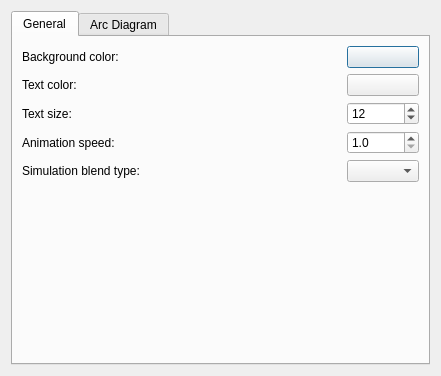
<?xml version="1.0" encoding="UTF-8"?>
<ui version="4.0">
 <class>SettingsDialog</class>
 <widget class="QDialog" name="SettingsDialog">
  <property name="geometry">
   <rect>
    <x>0</x>
    <y>0</y>
    <width>441</width>
    <height>376</height>
   </rect>
  </property>
  <property name="windowTitle">
   <string>Dialog</string>
  </property>
  <layout class="QHBoxLayout" name="horizontalLayout">
   <item>
    <widget class="QTabWidget" name="tabWidget">
     <property name="currentIndex">
      <number>0</number>
     </property>
     <widget class="QWidget" name="tab">
      <attribute name="title">
       <string>General</string>
      </attribute>
      <layout class="QHBoxLayout" name="horizontalLayout_2">
       <item>
        <layout class="QGridLayout" name="gridLayout">
         <item row="0" column="0">
          <widget class="QLabel" name="label">
           <property name="text">
            <string>Background color:</string>
           </property>
           <property name="buddy">
            <cstring>backgroundColor</cstring>
           </property>
          </widget>
         </item>
         <item row="0" column="1">
          <spacer name="horizontalSpacer">
           <property name="orientation">
            <enum>Qt::Horizontal</enum>
           </property>
           <property name="sizeHint" stdset="0">
            <size>
             <width>40</width>
             <height>20</height>
            </size>
           </property>
          </spacer>
         </item>
         <item row="0" column="2">
          <widget class="QPushButton" name="backgroundColor">
           <property name="text">
            <string/>
           </property>
          </widget>
         </item>
         <item row="1" column="0">
          <widget class="QLabel" name="label_2">
           <property name="text">
            <string>Text color:</string>
           </property>
           <property name="buddy">
            <cstring>textColor</cstring>
           </property>
          </widget>
         </item>
         <item row="1" column="1">
          <spacer name="horizontalSpacer_2">
           <property name="orientation">
            <enum>Qt::Horizontal</enum>
           </property>
           <property name="sizeHint" stdset="0">
            <size>
             <width>40</width>
             <height>20</height>
            </size>
           </property>
          </spacer>
         </item>
         <item row="1" column="2">
          <widget class="QPushButton" name="textColor">
           <property name="text">
            <string/>
           </property>
          </widget>
         </item>
         <item row="2" column="0">
          <widget class="QLabel" name="label_3">
           <property name="text">
            <string>Text size:</string>
           </property>
           <property name="buddy">
            <cstring>textSize</cstring>
           </property>
          </widget>
         </item>
         <item row="2" column="1">
          <spacer name="horizontalSpacer_3">
           <property name="orientation">
            <enum>Qt::Horizontal</enum>
           </property>
           <property name="sizeHint" stdset="0">
            <size>
             <width>40</width>
             <height>20</height>
            </size>
           </property>
          </spacer>
         </item>
         <item row="2" column="2">
          <widget class="QSpinBox" name="textSize">
           <property name="minimum">
            <number>4</number>
           </property>
           <property name="maximum">
            <number>32</number>
           </property>
           <property name="value">
            <number>12</number>
           </property>
          </widget>
         </item>
         <item row="3" column="0">
          <widget class="QLabel" name="label_4">
           <property name="text">
            <string>Animation speed:</string>
           </property>
           <property name="buddy">
            <cstring>animationSpeed</cstring>
           </property>
          </widget>
         </item>
         <item row="3" column="1">
          <spacer name="horizontalSpacer_4">
           <property name="orientation">
            <enum>Qt::Horizontal</enum>
           </property>
           <property name="sizeHint" stdset="0">
            <size>
             <width>40</width>
             <height>20</height>
            </size>
           </property>
          </spacer>
         </item>
         <item row="3" column="2">
          <widget class="QDoubleSpinBox" name="animationSpeed">
           <property name="decimals">
            <number>1</number>
           </property>
           <property name="minimum">
            <double>1.000000000000000</double>
           </property>
           <property name="maximum">
            <double>40.000000000000000</double>
           </property>
           <property name="singleStep">
            <double>0.500000000000000</double>
           </property>
          </widget>
         </item>
         <item row="5" column="0">
          <spacer name="verticalSpacer">
           <property name="orientation">
            <enum>Qt::Vertical</enum>
           </property>
           <property name="sizeHint" stdset="0">
            <size>
             <width>20</width>
             <height>40</height>
            </size>
           </property>
          </spacer>
         </item>
         <item row="4" column="0">
          <widget class="QLabel" name="label_9">
           <property name="text">
            <string>Simulation blend type:</string>
           </property>
           <property name="buddy">
            <cstring>simulationBlendType</cstring>
           </property>
          </widget>
         </item>
         <item row="4" column="1">
          <spacer name="horizontalSpacer_9">
           <property name="orientation">
            <enum>Qt::Horizontal</enum>
           </property>
           <property name="sizeHint" stdset="0">
            <size>
             <width>40</width>
             <height>20</height>
            </size>
           </property>
          </spacer>
         </item>
         <item row="4" column="2">
          <widget class="QComboBox" name="simulationBlendType"/>
         </item>
        </layout>
       </item>
      </layout>
     </widget>
     <widget class="QWidget" name="tab_2">
      <attribute name="title">
       <string>Arc Diagram</string>
      </attribute>
      <layout class="QVBoxLayout" name="verticalLayout_2">
       <item>
        <widget class="QGroupBox" name="groupBox">
         <property name="title">
          <string>Components</string>
         </property>
         <layout class="QVBoxLayout" name="verticalLayout">
          <item>
           <widget class="QCheckBox" name="showClusters">
            <property name="text">
             <string>Show Clusters</string>
            </property>
           </widget>
          </item>
          <item>
           <widget class="QCheckBox" name="showBundles">
            <property name="text">
             <string>Show Arcs</string>
            </property>
           </widget>
          </item>
          <item>
           <widget class="QCheckBox" name="showClusterTree">
            <property name="text">
             <string>Show cluster tree</string>
            </property>
           </widget>
          </item>
          <item>
           <widget class="QCheckBox" name="annotateClusterTree">
            <property name="text">
             <string>Show cluster tree annotations</string>
            </property>
           </widget>
          </item>
          <item>
           <widget class="QCheckBox" name="showBarTree">
            <property name="text">
             <string>Show bar tree</string>
            </property>
           </widget>
          </item>
         </layout>
        </widget>
       </item>
       <item>
        <widget class="QWidget" name="widget" native="true">
         <layout class="QGridLayout" name="gridLayout_2">
          <item row="0" column="0">
           <widget class="QLabel" name="label_5">
            <property name="text">
             <string>Arc color:</string>
            </property>
            <property name="buddy">
             <cstring>bundleColor</cstring>
            </property>
           </widget>
          </item>
          <item row="0" column="1">
           <spacer name="horizontalSpacer_5">
            <property name="orientation">
             <enum>Qt::Horizontal</enum>
            </property>
            <property name="sizeHint" stdset="0">
             <size>
              <width>40</width>
              <height>20</height>
             </size>
            </property>
           </spacer>
          </item>
          <item row="0" column="2">
           <widget class="QPushButton" name="bundleColor">
            <property name="text">
             <string/>
            </property>
           </widget>
          </item>
          <item row="1" column="0">
           <widget class="QLabel" name="label_6">
            <property name="text">
             <string>Arc transparency:</string>
            </property>
            <property name="buddy">
             <cstring>bundleTransparency</cstring>
            </property>
           </widget>
          </item>
          <item row="1" column="1">
           <spacer name="horizontalSpacer_6">
            <property name="orientation">
             <enum>Qt::Horizontal</enum>
            </property>
            <property name="sizeHint" stdset="0">
             <size>
              <width>40</width>
              <height>20</height>
             </size>
            </property>
           </spacer>
          </item>
          <item row="1" column="2">
           <widget class="QDoubleSpinBox" name="bundleTransparency">
            <property name="maximum">
             <double>1.000000000000000</double>
            </property>
            <property name="singleStep">
             <double>0.050000000000000</double>
            </property>
            <property name="value">
             <double>0.700000000000000</double>
            </property>
           </widget>
          </item>
          <item row="2" column="0">
           <widget class="QLabel" name="label_7">
            <property name="text">
             <string>Cluster tree color scheme:</string>
            </property>
            <property name="buddy">
             <cstring>clusterTreeColorMap</cstring>
            </property>
           </widget>
          </item>
          <item row="2" column="1">
           <spacer name="horizontalSpacer_7">
            <property name="orientation">
             <enum>Qt::Horizontal</enum>
            </property>
            <property name="sizeHint" stdset="0">
             <size>
              <width>40</width>
              <height>20</height>
             </size>
            </property>
           </spacer>
          </item>
          <item row="2" column="2">
           <widget class="QComboBox" name="clusterTreeColorMap"/>
          </item>
          <item row="3" column="0">
           <widget class="QLabel" name="label_8">
            <property name="text">
             <string>Bar tree magnification:</string>
            </property>
            <property name="buddy">
             <cstring>barTreeMagnification</cstring>
            </property>
           </widget>
          </item>
          <item row="3" column="1">
           <spacer name="horizontalSpacer_8">
            <property name="orientation">
             <enum>Qt::Horizontal</enum>
            </property>
            <property name="sizeHint" stdset="0">
             <size>
              <width>40</width>
              <height>20</height>
             </size>
            </property>
           </spacer>
          </item>
          <item row="3" column="2">
           <widget class="QDoubleSpinBox" name="barTreeMagnification">
            <property name="decimals">
             <number>1</number>
            </property>
            <property name="maximum">
             <double>40.000000000000000</double>
            </property>
            <property name="singleStep">
             <double>0.500000000000000</double>
            </property>
           </widget>
          </item>
         </layout>
        </widget>
       </item>
       <item>
        <spacer name="verticalSpacer_2">
         <property name="orientation">
          <enum>Qt::Vertical</enum>
         </property>
         <property name="sizeHint" stdset="0">
          <size>
           <width>20</width>
           <height>59</height>
          </size>
         </property>
        </spacer>
       </item>
      </layout>
     </widget>
    </widget>
   </item>
  </layout>
 </widget>
 <tabstops>
  <tabstop>tabWidget</tabstop>
  <tabstop>backgroundColor</tabstop>
  <tabstop>textColor</tabstop>
  <tabstop>textSize</tabstop>
  <tabstop>animationSpeed</tabstop>
  <tabstop>simulationBlendType</tabstop>
  <tabstop>showClusters</tabstop>
  <tabstop>showBundles</tabstop>
  <tabstop>showClusterTree</tabstop>
  <tabstop>annotateClusterTree</tabstop>
  <tabstop>showBarTree</tabstop>
  <tabstop>bundleColor</tabstop>
  <tabstop>bundleTransparency</tabstop>
  <tabstop>clusterTreeColorMap</tabstop>
  <tabstop>barTreeMagnification</tabstop>
 </tabstops>
 <resources/>
 <connections/>
</ui>
